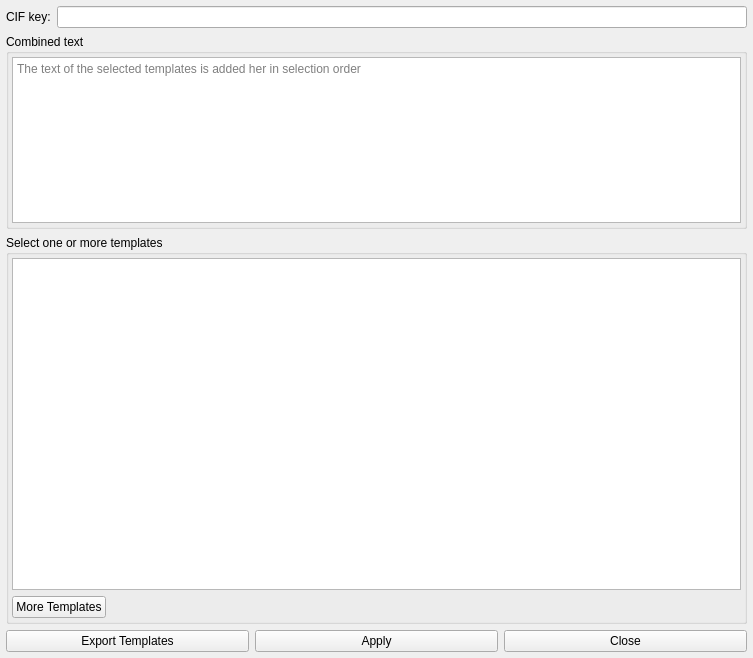
<?xml version="1.0" encoding="UTF-8"?>
<ui version="4.0">
 <class>text_templates_window</class>
 <widget class="QWidget" name="text_templates_window">
  <property name="geometry">
   <rect>
    <x>0</x>
    <y>0</y>
    <width>753</width>
    <height>658</height>
   </rect>
  </property>
  <property name="windowTitle">
   <string>text_templates_window</string>
  </property>
  <layout class="QVBoxLayout" name="verticalLayout_3">
   <property name="leftMargin">
    <number>6</number>
   </property>
   <property name="topMargin">
    <number>6</number>
   </property>
   <property name="rightMargin">
    <number>6</number>
   </property>
   <property name="bottomMargin">
    <number>6</number>
   </property>
   <item>
    <layout class="QHBoxLayout" name="horizontalLayout">
     <item>
      <widget class="QLabel" name="label">
       <property name="text">
        <string>CIF key:</string>
       </property>
      </widget>
     </item>
     <item>
      <widget class="QLineEdit" name="lineEdit">
       <property name="text">
        <string/>
       </property>
       <property name="readOnly">
        <bool>true</bool>
       </property>
      </widget>
     </item>
    </layout>
   </item>
   <item>
    <widget class="QGroupBox" name="combinedTestGroupBox">
     <property name="sizePolicy">
      <sizepolicy hsizetype="Preferred" vsizetype="Preferred">
       <horstretch>0</horstretch>
       <verstretch>1</verstretch>
      </sizepolicy>
     </property>
     <property name="title">
      <string>Combined text</string>
     </property>
     <layout class="QVBoxLayout" name="verticalLayout_4">
      <property name="leftMargin">
       <number>3</number>
      </property>
      <property name="topMargin">
       <number>3</number>
      </property>
      <property name="rightMargin">
       <number>3</number>
      </property>
      <property name="bottomMargin">
       <number>3</number>
      </property>
      <item>
       <widget class="QPlainTextEdit" name="plainTextEdit">
        <property name="backgroundVisible">
         <bool>false</bool>
        </property>
        <property name="placeholderText">
         <string>The text of the selected templates is added her in selection order</string>
        </property>
       </widget>
      </item>
     </layout>
    </widget>
   </item>
   <item>
    <widget class="QGroupBox" name="TemplatesListGroupBox">
     <property name="sizePolicy">
      <sizepolicy hsizetype="Preferred" vsizetype="Preferred">
       <horstretch>0</horstretch>
       <verstretch>2</verstretch>
      </sizepolicy>
     </property>
     <property name="title">
      <string>Select one or more templates</string>
     </property>
     <layout class="QVBoxLayout" name="verticalLayout">
      <property name="leftMargin">
       <number>3</number>
      </property>
      <property name="topMargin">
       <number>3</number>
      </property>
      <property name="rightMargin">
       <number>3</number>
      </property>
      <property name="bottomMargin">
       <number>3</number>
      </property>
      <item>
       <widget class="QListWidget" name="listWidget"/>
      </item>
      <item>
       <layout class="QVBoxLayout" name="moreTemplatesVLayout">
        <item>
         <widget class="QPushButton" name="moreTemplatesPushButton">
          <property name="sizePolicy">
           <sizepolicy hsizetype="Fixed" vsizetype="Fixed">
            <horstretch>0</horstretch>
            <verstretch>0</verstretch>
           </sizepolicy>
          </property>
          <property name="text">
           <string>More Templates</string>
          </property>
         </widget>
        </item>
       </layout>
      </item>
     </layout>
    </widget>
   </item>
   <item>
    <layout class="QHBoxLayout" name="horizontalLayout_2">
     <item>
      <widget class="QPushButton" name="exportPushButton">
       <property name="text">
        <string>Export Templates</string>
       </property>
      </widget>
     </item>
     <item>
      <widget class="QPushButton" name="applyPushButton">
       <property name="text">
        <string>Apply</string>
       </property>
      </widget>
     </item>
     <item>
      <widget class="QPushButton" name="closePushButton">
       <property name="text">
        <string>Close</string>
       </property>
      </widget>
     </item>
    </layout>
   </item>
  </layout>
 </widget>
 <resources/>
 <connections/>
</ui>
